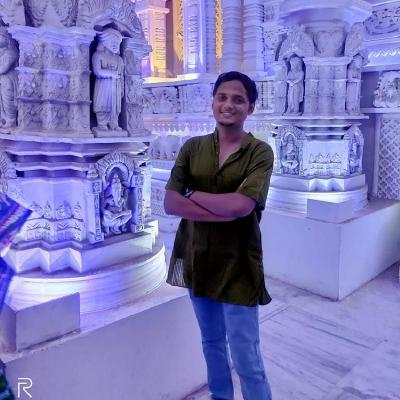
#> input picture 68122566.jpg, 400 x 400 px
$ jupyter execute 'Face Detection.ipynb'
#> lines starting #> are read from the running program, lines starting #| are printed output that depends on the picture
[cell 1]
import numpy as np
import cv2
import warnings
warnings.filterwarnings(action="ignore")

[cell 2]
face_classifier=cv2.CascadeClassifier("Haarcascades/haarcascade_frontalface_default.xml")

[cell 3]
# Image loading
image=cv2.imread("68122566.jpg")
#> image is the input picture: shape (400, 400, 3); mean B, G, R 186.6, 121.6, 125.5
cv2.imshow("Guddu",image)
cv2.waitKey()
cv2.destroyAllWindows()

[cell 4]
# Turing to gray color
gray=cv2.cvtColor(image,cv2.COLOR_BGR2GRAY)
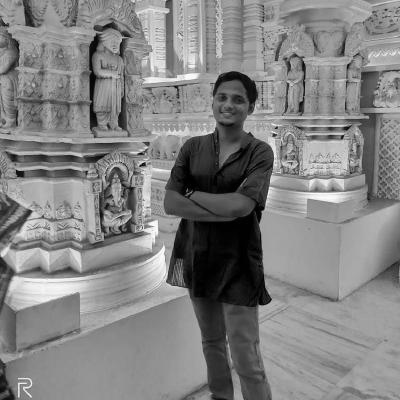
#> gray: shape (400, 400); min 0, max 255, mean 130.2

[cell 5]
## Find the location and classify
face=face_classifier.detectMultiScale(gray,1.3,5)
#> face = [[205, 80, 50, 50]]

[cell 6]
## Detection
if face is (): # if there is no face
    print ("No face found")

for (x,y,w,h) in face :
    cv2.rectangle(image,(x,y),(x+w,y+h),(127,0,255),2)
    cv2.imshow("Face Detected",image)
    cv2.waitKey()
#> this loop made 1 pass
#> pass 1, `cv2.imshow("Face Detected",image)`:
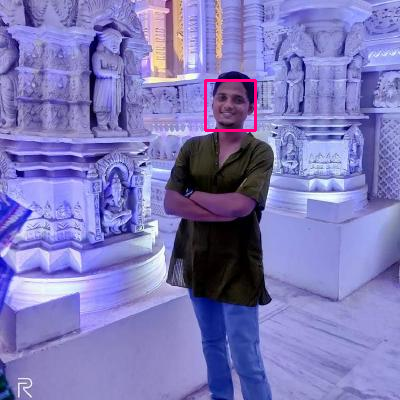
#> window 'Face Detected': shape (400, 400, 3); mean B, G, R 186.4, 121.3, 126
cv2.destroyAllWindows()
